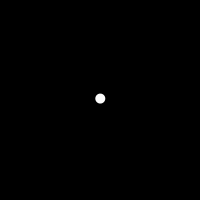
Frame 1 (no input)
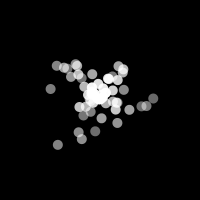
Frame 60 (the mouse pressed at the canvas centre just before this capture)
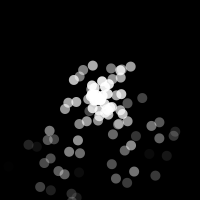
Frame 120 (the mouse held since frame 60 and released just before this capture)

The Processing sketch that drew these frames (run headless with seeded random() and noise(); from frame 60 on, the mouse is pressed at the canvas centre):

// Processing sketch: SimpleParticleSystem
// ── SimpleParticleSystem.pde
/**
 * Simple Particle System
 * by <a href="http://www.shiffman.net">Daniel Shiffman</a>
 * 
 * Particles are generated each cycle through draw(),
 * fall with gravity and fade out over time
 * A ParticleSystem object manages a variable size (ArrayList) 
 * list of particles. 
 * 
 * Created 2 May 2005
 */
 
ParticleSystem ps;

void setup() {
  size(200,200);
  frameRate(30);
  colorMode(RGB,255,255,255,100);
  ps = new ParticleSystem(1,new Vector3D(width/2,height/2,0));
  smooth();
}

void draw() {
  background(0);
  ps.run();
  ps.addParticle();
}


// A simple Particle class

class Particle {
  Vector3D loc;
  Vector3D vel;
  Vector3D acc;
  float r;
  float timer;

  // One constructor
  Particle(Vector3D a, Vector3D v, Vector3D l, float r_) {
    acc = a.copy();
    vel = v.copy();
    loc = l.copy();
    r = r_;
    timer = 100.0;
  }
  
  // Another constructor (the one we are using here)
  Particle(Vector3D l) {
    acc = new Vector3D(0,0.05,0);
    vel = new Vector3D(random(-1,1),random(-2,0),0);
    loc = l.copy();
    r = 10.0;
    timer = 100.0;
  }


  void run() {
    update();
    render();
  }

  // Method to update location
  void update() {
    vel.add(acc);
    loc.add(vel);
    timer -= 1.0;
  }

  // Method to display
  void render() {
    ellipseMode(CENTER);
    noStroke();
    fill(255,timer);
    ellipse(loc.x,loc.y,r,r);
  }
  
  // Is the particle still useful?
  boolean dead() {
    if (timer <= 0.0) {
      return true;
    } else {
      return false;
    }
  }
}


// A class to describe a group of Particles
// An ArrayList is used to manage the list of Particles 

class ParticleSystem {

  ArrayList particles;    // An arraylist for all the particles
  Vector3D origin;        // An origin point for where particles are birthed

  ParticleSystem(int num, Vector3D v) {
    particles = new ArrayList();              // Initialize the arraylist
    origin = v.copy();                        // Store the origin point
    for (int i = 0; i < num; i++) {
      particles.add(new Particle(origin));    // Add "num" amount of particles to the arraylist
    }
  }

  void run() {
    // Cycle through the ArrayList backwards b/c we are deleting
    for (int i = particles.size()-1; i >= 0; i--) {
      Particle p = (Particle) particles.get(i);
      p.run();
      if (p.dead()) {
        particles.remove(i);
      }
    }
  }

  void addParticle() {
    particles.add(new Particle(origin));
  }

  void addParticle(Particle p) {
    particles.add(p);
  }

  // A method to test if the particle system still has particles
  boolean dead() {
    if (particles.isEmpty()) {
      return true;
    } else {
      return false;
    }
  }

}



// Simple Vector3D Class 

public class Vector3D {
  public float x;
  public float y;
  public float z;

  Vector3D(float x_, float y_, float z_) {
    x = x_; y = y_; z = z_;
  }

  Vector3D(float x_, float y_) {
    x = x_; y = y_; z = 0f;
  }
  
  Vector3D() {
    x = 0f; y = 0f; z = 0f;
  }

  void setX(float x_) {
    x = x_;
  }

  void setY(float y_) {
    y = y_;
  }

  void setZ(float z_) {
    z = z_;
  }
  
  void setXY(float x_, float y_) {
    x = x_;
    y = y_;
  }
  
  void setXYZ(float x_, float y_, float z_) {
    x = x_;
    y = y_;
    z = z_;
  }

  void setXYZ(Vector3D v) {
    x = v.x;
    y = v.y;
    z = v.z;
  }
  public float magnitude() {
    return (float) Math.sqrt(x*x + y*y + z*z);
  }

  public Vector3D copy() {
    return new Vector3D(x,y,z);
  }

  public Vector3D copy(Vector3D v) {
    return new Vector3D(v.x, v.y,v.z);
  }
  
  public void add(Vector3D v) {
    x += v.x;
    y += v.y;
    z += v.z;
  }

  public void sub(Vector3D v) {
    x -= v.x;
    y -= v.y;
    z -= v.z;
  }

  public void mult(float n) {
    x *= n;
    y *= n;
    z *= n;
  }

  public void div(float n) {
    x /= n;
    y /= n;
    z /= n;
  }

  public void normalize() {
    float m = magnitude();
    if (m > 0) {
       div(m);
    }
  }

  public void limit(float max) {
    if (magnitude() > max) {
      normalize();
      mult(max);
    }
  }

  public float heading2D() {
    float angle = (float) Math.atan2(-y, x);
    return -1*angle;
  }

  public Vector3D add(Vector3D v1, Vector3D v2) {
    Vector3D v = new Vector3D(v1.x + v2.x,v1.y + v2.y, v1.z + v2.z);
    return v;
  }

  public Vector3D sub(Vector3D v1, Vector3D v2) {
    Vector3D v = new Vector3D(v1.x - v2.x,v1.y - v2.y,v1.z - v2.z);
    return v;
  }

  public Vector3D div(Vector3D v1, float n) {
    Vector3D v = new Vector3D(v1.x/n,v1.y/n,v1.z/n);
    return v;
  }

  public Vector3D mult(Vector3D v1, float n) {
    Vector3D v = new Vector3D(v1.x*n,v1.y*n,v1.z*n);
    return v;
  }

  public float distance (Vector3D v1, Vector3D v2) {
    float dx = v1.x - v2.x;
    float dy = v1.y - v2.y;
    float dz = v1.z - v2.z;
    return (float) Math.sqrt(dx*dx + dy*dy + dz*dz);
  }

}
